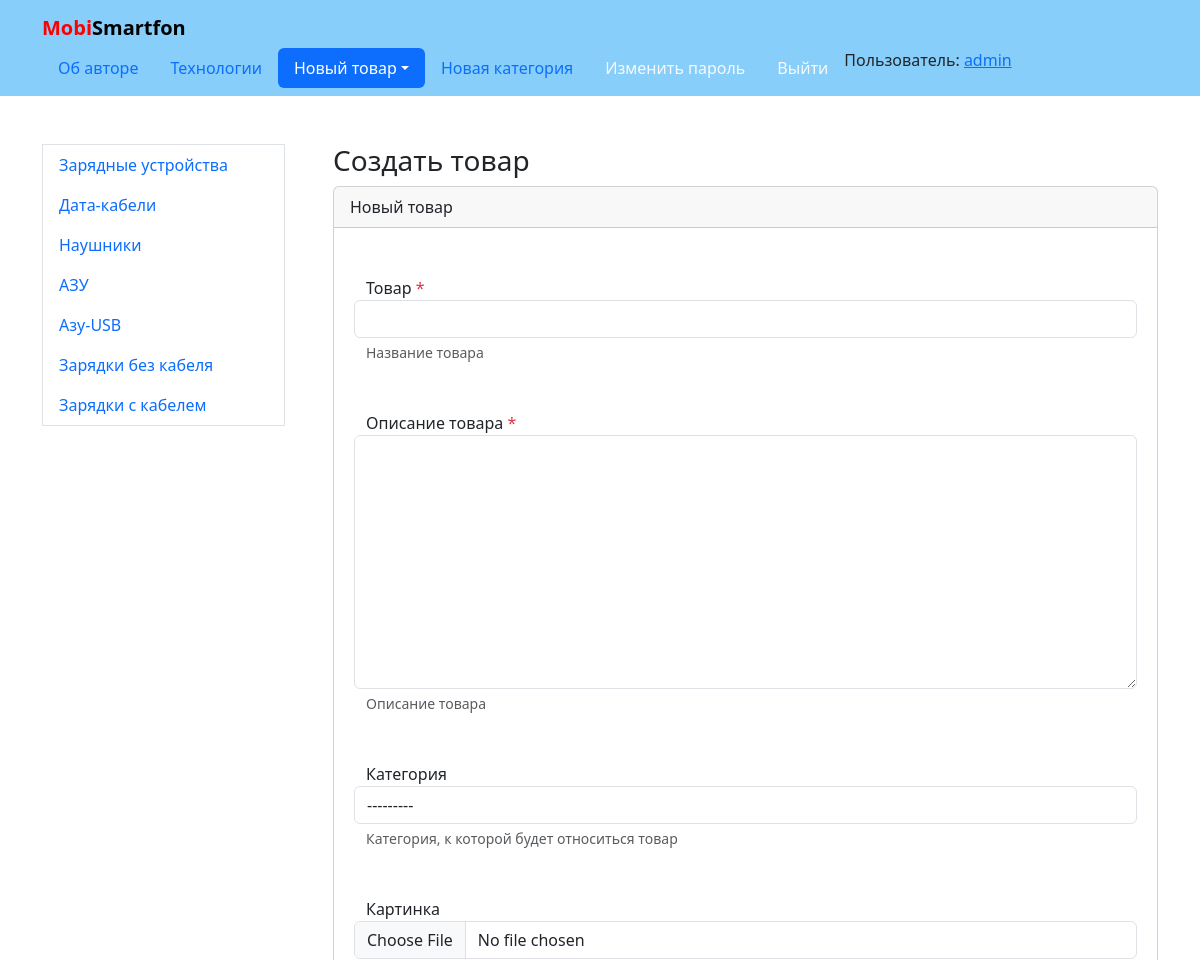
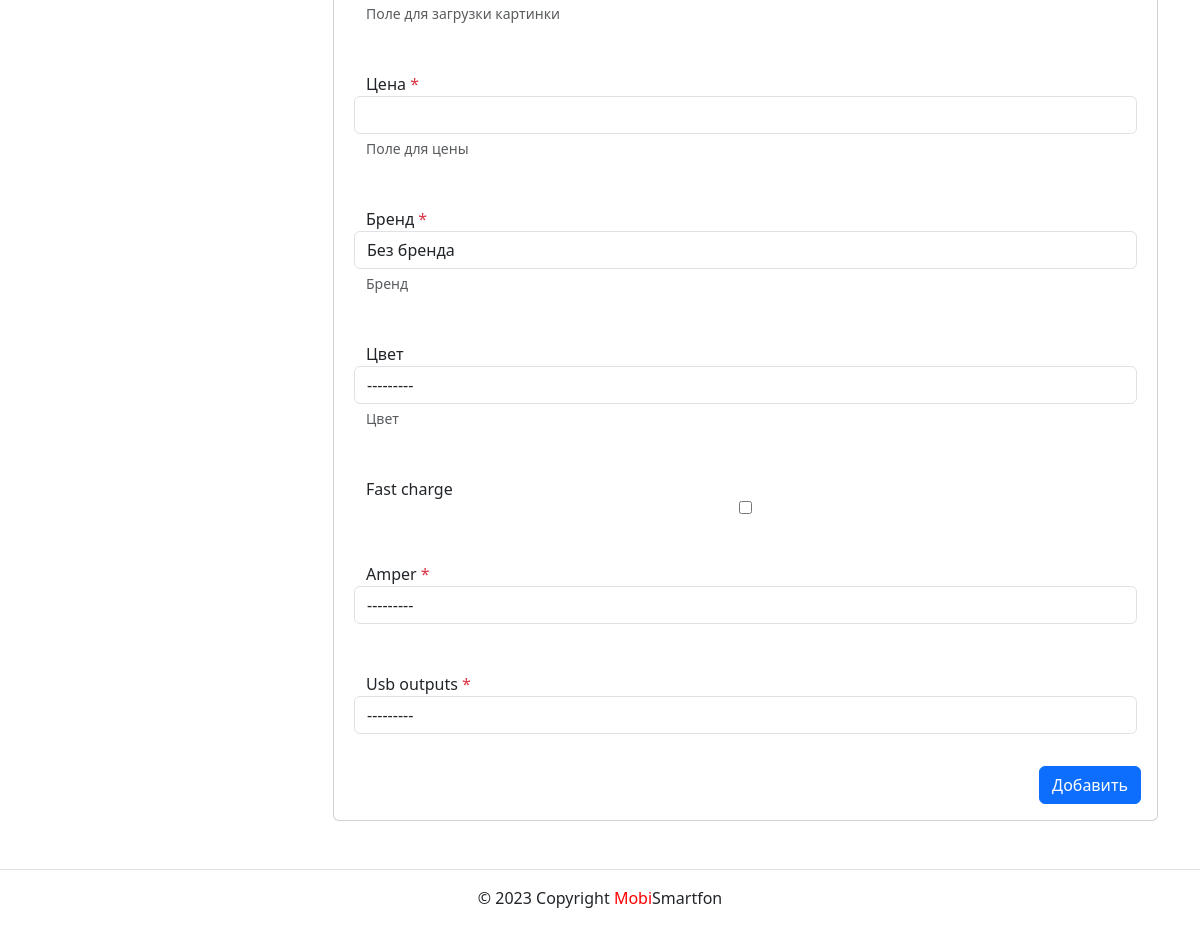
The app's page /create/product/szu/ (signed in) with its own data (2 pictures, top to bottom).
### posts/models.py (models this page shows, shortened)
class Group(models.Model):
    title = models.CharField(
        max_length=200, verbose_name='Категория',
        help_text='Название категории'
    )
    slug = models.SlugField(
        unique=True,
        verbose_name='Идентификатор',
        help_text='Название идентификатора'
    )
    description = models.TextField(
        verbose_name='Описание',
        help_text='Текст описания'
    )
    parent = models.ForeignKey(
        'self', null=True, blank=True, related_name='subcategories', on_delete=models.CASCADE
    )
    def get_full_path(category):
        path = category.slug
        parent = category.parent
        while parent:
            path = parent.slug + '/' + path
            parent = parent.parent
        return path
    def __str__(self):
        return self.title
    class Meta:
        verbose_name = 'Категория'
        verbose_name_plural = 'Категории'

### posts/views.py (the view)
# urls.py: path("create/product/<str:product_model>/", views.post_create, name="post_create"),
@login_required
def post_create(request, product_model):
    PRODUCT_MODELS = {
        'zaryadki-s-kabelem': SzuForm,
        'szu': SzuUsbForm,
    }
    form = PRODUCT_MODELS[product_model](request.POST or None, files=request.FILES or None)
    if not form.is_valid():
        return render(request, 'posts/create_post.html', {
            'form': form,
            'product_model': product_model,
        })
    post = form.save(commit=False)
    post.author = request.user
    post.slug = slugify(post.title)
    post.save()
    return redirect('posts:profile', request.user)

### posts/forms.py
class SzuUsbForm(forms.ModelForm):
    fast_charge = forms.BooleanField(required=False)
    class Meta:
        model = SzuUsb
        exclude = ('slug', 'author')

### core/context_processors/year.py (called while the page is built)
def year(request):
    return {
        'year': datetime.now().year,
    }

### core/templatetags/user_filters.py (called while the page is built)
@register.filter
def addclass(field, css):
    if field.name == 'fast_charge':
        return field
    return field.as_widget(attrs={'class': css})

### posts/context_processors.py (called while the page is built)
def side_menu(request):
    groups = Group.objects.exclude(id=3)
    return {'groups': groups}

### posts/models.py (called while the page is built)
    def __str__(self):
        return self.name[:15]

### templates/posts/create_post.html (shortened to what this page needs)
{% extends "base.html" %}
{% block content %}
<h3>Создать товар</h3>
  {% load user_filters %}
  <div class="row">
    <div class="col-md-12">
      <div class="card">
        <div class="card-header">
          {% if post %}Редактировать товар{% else %}Новый товар{% endif %}
        </div>
        <div class="card-body">
          <form method="post" enctype="multipart/form-data"
            action="
            {% if post %}
              {% url 'posts:post_edit' post.slug %}
            {% else %}
              {% url 'posts:post_create' product_model=product_model %}
            {% endif %}
            "
          >
            {% for field in form %}
              <div class="form-group row my-3 p-3">
                <label for="{{ field.id_for_label }}">
                  {{ field.label }}
                  {% if field.field.required %}<span class="required text-danger">*</span>{% endif %}
                </label>
                {{ field|addclass:'form-control' }}
                {% if field.help_text %}
                  <small id="{{ field.id_for_label }}-help" class="form-text text-muted">{{ field.help_text|safe }}</small>
                {% endif %}
              </div>
            {% endfor %}
            <div class="d-flex justify-content-end">
              <button type="submit" class="btn btn-primary">
                {% if post %}Сохранить{% else %}Добавить{% endif %}
              </button>
            </div>
          </form>
        </div>
      </div>
    </div>
  </div>
{% endblock %}

### templates/includes/header.html (shortened to what this page needs)
{% load static %}
<nav class="navbar navbar-light" style="background-color: lightskyblue">
  <div class="container">
    <a class="navbar-brand" href="{% url 'posts:index' %}">
      <b><span style="color:red">Mobi</span>Smartfon</b>
    </a>
    <ul class="nav nav-pills">
      {% with request.resolver_match.view_name as view_name %}
        <li class="nav-item">
          <a class="nav-link {% if view_name == 'about:author' %}active{% endif %}"
             href="{% url 'about:author' %}">Об авторе</a>
        </li>
        <li class="nav-item">
          <a class="nav-link {% if view_name == 'about:tech' %}active{% endif %}"
             href="{% url 'about:tech' %}">Технологии</a>
        </li>
        {% if user.is_authenticated %}
          <li class="nav-item dropdown">
            <a class="nav-link dropdown-toggle {% if view_name == 'posts:post_create' %}active{% endif %}"
               id="dropdownMenuLink"
               role="button"
               data-bs-toggle="dropdown"
               aria-expanded="false"
               href="#">Новый товар</a>
          </li>
          <li class="nav-item">
            <a class="nav-link {% if view_name == 'posts:group_create' %}active{% endif %}"
               href="{% url 'posts:group_create' %}">Новая категория</a>
          </li>
          <li class="nav-item">
            <a class="nav-link link-light {% if view_name == 'users:password_change_form' %}active{% endif %}"
               href="{% url 'users:password_change_form' %}">Изменить пароль</a>
          </li>
          <li class="nav-item">
            <a class="nav-link link-light {% if view_name == 'users:logout' %}active{% endif %}"
               href="{% url 'users:logout' %}">Выйти</a>
          </li>
          <li>
            Пользователь: <a href="{% url 'posts:profile' user.username %}">{{ user.username }}</a>
          </li>
        {% endif %}
      {% endwith %}
    </ul>
  </div>
</nav>

### templates/includes/side_menu.html (shortened to what this page needs)
<div class="nav flex-column nav-pills border" id="v-pills-tab" role="tablist" aria-orientation="vertical">
    {% for group in groups %}
    <a href="{% url 'posts:group_list' group.get_full_path %}" class="nav-link link-opacity-90 nav-underline" id="v-pills-home-tab" data-toggle="pill" role="tab" aria-controls="v-pills-home" aria-selected="false">{{ group.title }}</a>
    {% endfor %}
</div>

### records on screen
Group: title "Зарядные устройства"
Group: title "Дата-кабели"
Group: title "Наушники"
Group: title "АЗУ"
Group: title "Азу-USB"
Group: title "Зарядки без кабеля"
Group: title "Зарядки с кабелем"

### other values on screen
{{ user.username }} "admin"
{{ field.label }} "Товар" "Описание товара" "Категория" "Картинка" "Цена" "Бренд" "Цвет" "Fast charge" "Amper" "Usb outputs"
{{ field.help_text|safe }} "Название товара" "Описание товара" "Категория, к которой будет относиться товар" "Поле для загрузки картинки" "Поле для цены" "Бренд" "Цвет"
